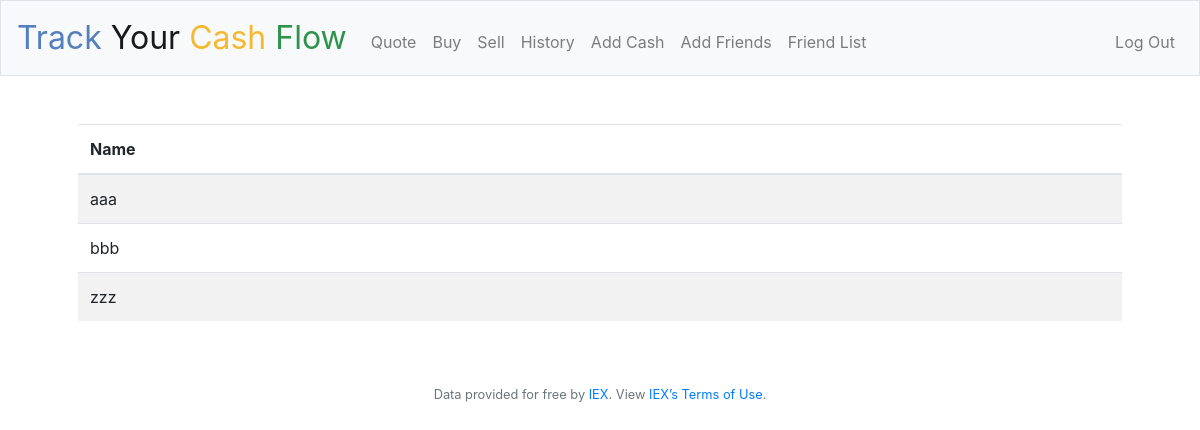
Screenshot of /friend_list (signed in) with the database file from the repository.
### tables this page shows
CREATE TABLE friends (
id integer Primary Key,
user_id integer,
username text
);

### application.py (the view)
@app.route("/friend_list")
@login_required
def friend_list():
    friends = db.execute("""
        SELECT username
        FROM friends
        WHERE user_id =:user_id
    """, user_id=session["user_id"])
    return render_template("friend_list.html", friends=friends)

### application.py (called while the page is built)
@app.after_request
def after_request(response):
    response.headers["Cache-Control"] = "no-cache, no-store, must-revalidate"
    response.headers["Expires"] = 0
    response.headers["Pragma"] = "no-cache"
    return response

### helpers.py (called while the page is built)
def login_required(f):
    @wraps(f)
    def decorated_function(*args, **kwargs):
        if session.get("user_id") is None:
            return redirect("/login")
        return f(*args, **kwargs)
    return decorated_function
    """Look up quote for symbol."""
    try:
        api_key = os.environ.get("API_KEY")
        url = f"https://cloud-sse.iexapis.com/stable/stock/{urllib.parse.quote_plus(symbol)}/quote?token={api_key}"
        response = requests.get(url)
        response.raise_for_status()
    except requests.RequestException:
        return None
    try:
        quote = response.json()
        return {
            "name": quote["companyName"],
            "price": float(quote["latestPrice"]),
            "symbol": quote["symbol"]
        }
    except (KeyError, TypeError, ValueError):
        return None

### templates/friend_list.html (shortened to what this page needs)
{% extends "layout.html" %}
{% block main %}
    <table class="table table-striped">
        <thead>
            <tr>
                <th>Name</th>
             </tr>
        </thead>
        <tbody>
            {% for friend in friends %}
            <tr>
                <td>{{friend["username"]}}</td>
            </tr>
            {% endfor %}
        </tbody>
    </table>
{% endblock %}

### static/styles.css (style rules this page uses)
main table { text-align: left; }

### rows the page displays
friends: username "aaa"
friends: username "bbb"
friends: username "zzz"
